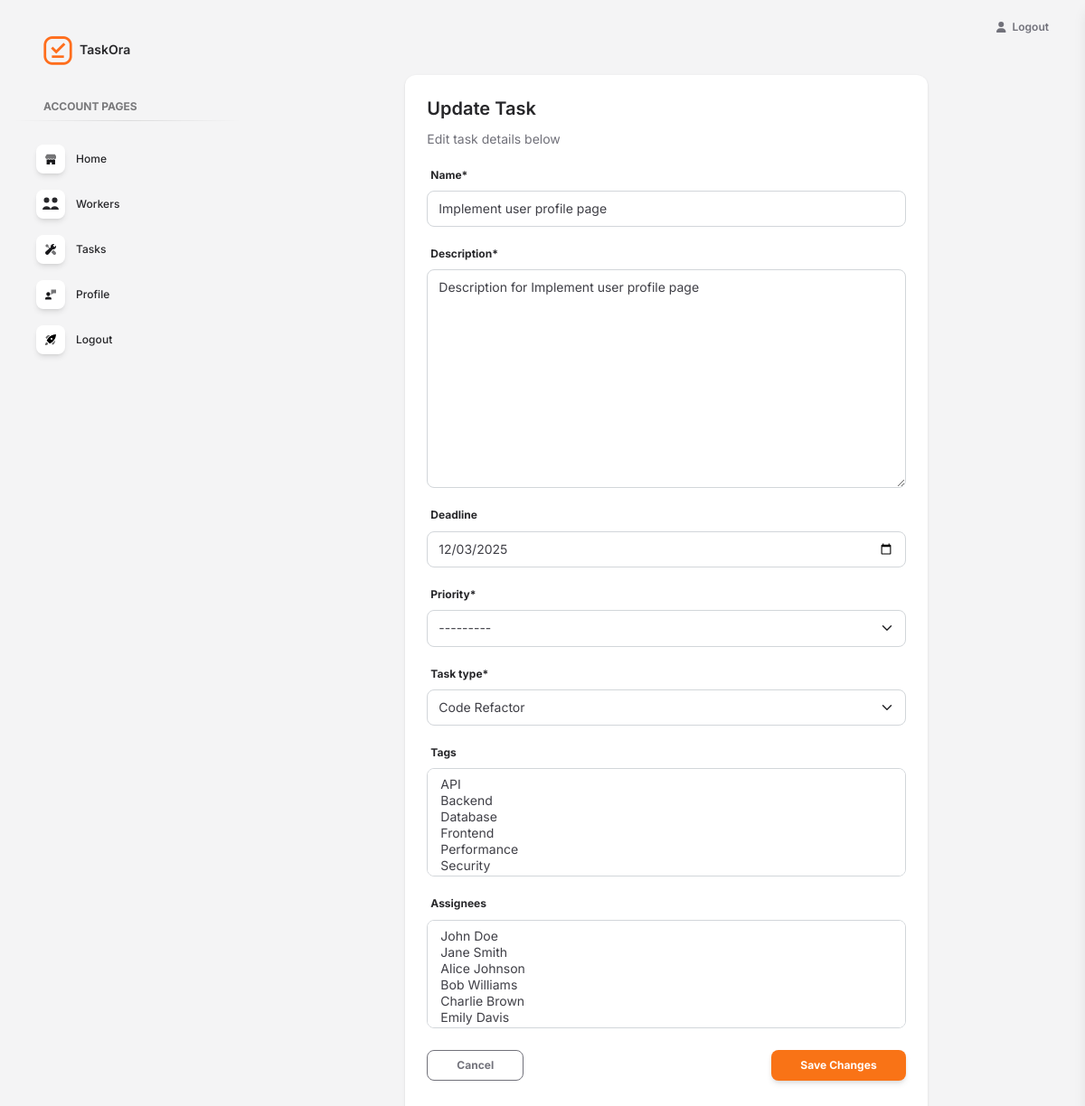
The page /tasks/2/update/ (signed in) on the database as committed earlier.
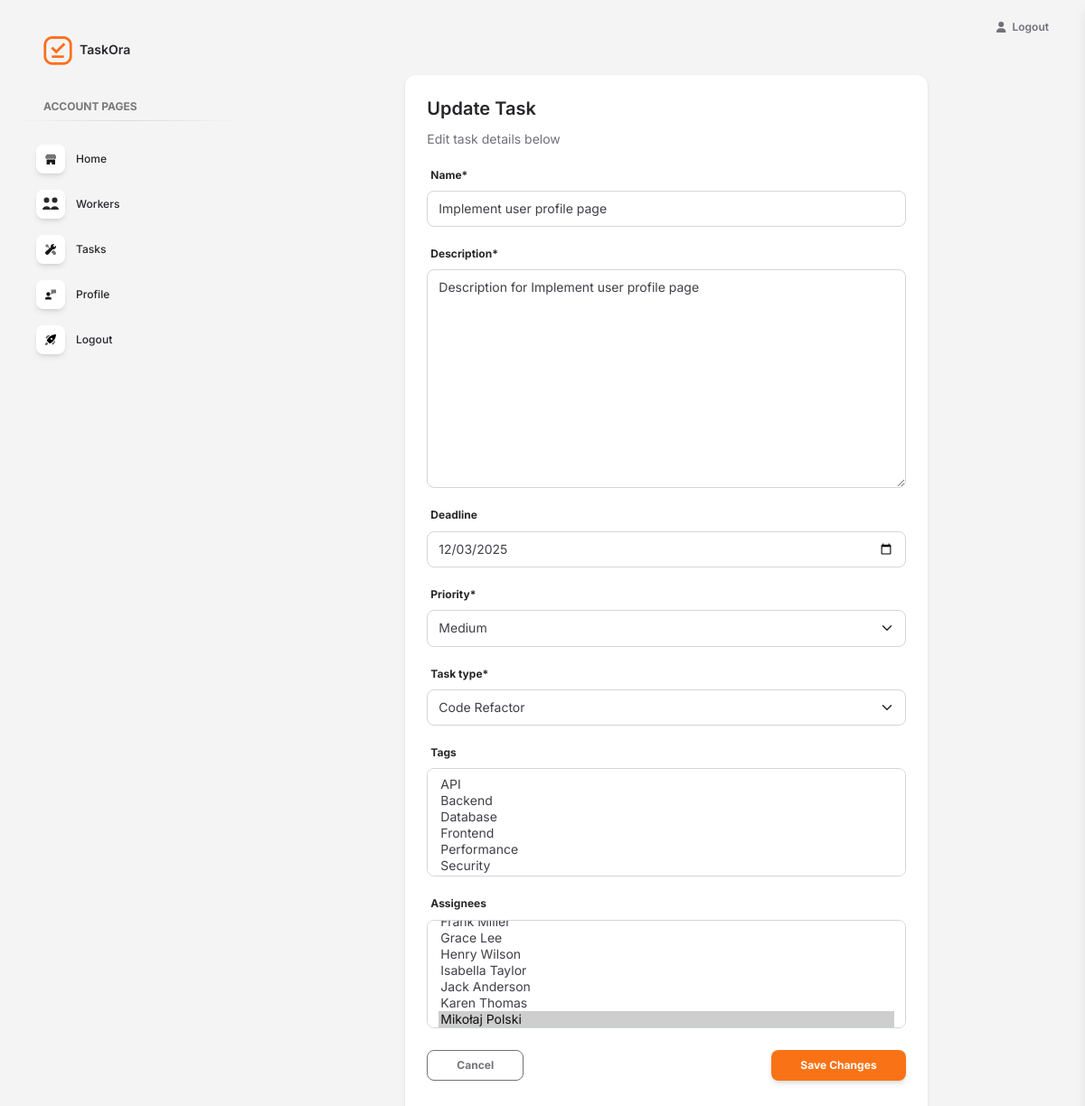
The same page on the database as committed later.
### task_manager/models.py (models this page shows, shortened)
class Task(models.Model):
    PRIORITY_CHOICES = [
        ("Low", "Low"),
        ("Medium", "Medium"),
        ("High", "High"),
        ("Urgent", "Urgent"),
    ]
    name = models.CharField(max_length=255)
    description = models.TextField()
    deadline = models.DateField(null=True, blank=True)
    is_completed = models.BooleanField(default=False)
    priority = models.CharField(max_length=10, choices=PRIORITY_CHOICES)
    task_type = models.ForeignKey(
        TaskType,
        on_delete=models.CASCADE,
        related_name="tasks"
    )
    tags = models.ManyToManyField(Tag, related_name="tasks")
    assignees = models.ManyToManyField(settings.AUTH_USER_MODEL, related_name="tasks")

class TaskType(models.Model):
    name = models.CharField(max_length=255, unique=True)
    class Meta:
        ordering = ("name",)
    def __str__(self):
        return self.name

### task_manager/views.py (the view)
# urls.py: path("tasks/<int:pk>/update/", TaskUpdateView.as_view(), name="task-update"),
class TaskUpdateView(LoginRequiredMixin, generic.UpdateView):
    model = Task
    form_class = TaskCreationChangeForm

### task_manager/forms.py
class TaskCreationChangeForm(forms.ModelForm):
    deadline = forms.DateField(
        required=False,
        widget=forms.DateInput(attrs={"type": "date"})
    )
    tags = forms.ModelMultipleChoiceField(
        required=False,
        queryset=Tag.objects.all(),
        widget=forms.SelectMultiple(attrs={
            "style": "min-height: 120px;"
        })
    )
    assignees = forms.ModelMultipleChoiceField(
        required=False,
        queryset=get_user_model().objects.all(),
        widget=forms.SelectMultiple(attrs={
            "style": "min-height: 120px;"
        })
    )
    class Meta:
        model = Task
        fields = (
            "name",
            "description",
            "deadline",
            "priority",
            "task_type",
            "tags",
            "assignees",
        )

### task_manager/models.py (called while the page is built)
    def __str__(self):
        return self.name

    def __str__(self):
        return f"{self.first_name} {self.last_name}"

### task_manager/templatetags/admin_soft.py (called while the page is built)
@assignment_tag(takes_context=True)
def get_admin_setting(context):
    res = {
    }
    return res

### templates/task_manager/task_form.html (shortened to what this page needs)
{% extends "layouts/base.html" %}
{% load crispy_forms_filters %}
{% load static %}
{% block content %}
<div class="container py-4">
  <div class="row justify-content-center">
    <div class="col-12 col-lg-8">
      <div class="card shadow-sm h-100">
        <div class="card-header bg-transparent pb-0">
          <h5 class="mb-2 text-dark">{{ object|yesno:"Update,Create"}} Task</h5>
          <p class="text-muted text-sm">{{ object|yesno:"Edit task details below,Create a new task below"}}</p>
        </div>
        <div class="card-body pt-0">
          <form action="" method="post">
            {{ form|crispy }}
            <div class="d-flex justify-content-between mt-4">
              <a href="{% url "task_manager:task-list" %}" class="btn btn-outline-secondary btn-sm">
                Cancel
              </a>
              <button type="submit" class="btn btn-primary btn-sm">{{ object|yesno:"Save Changes,Save Task"}}</button>
            </div>
          </form>
        </div>
      </div>
    </div>
  </div>
</div>
{% endblock %}

Rows that differ between the two databases and show on the page:
changed Task "Description for Implement user profile page": priority "---------" → "Medium"
Other text that changed with them:
form field assignees: "John Doe / Jane Smith / Alice Johnson / Bob Williams / Charlie Brown / Emily Davis" → "Grace Lee / Henry Wilson / Isabella Taylor / Jack Anderson / Karen Thomas / Mikołaj Polski ☑"
